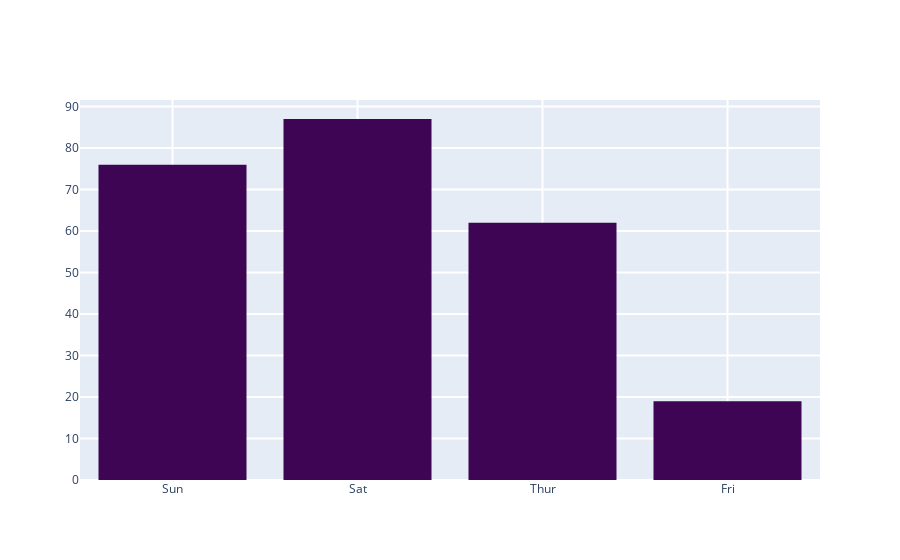

The notebook cell saved with this chart:
### Code cell
df = dataloader.load_tips()
plty.countplot(df, col="day")

### Figure 1 — Plotly figure (JSON) as saved in the notebook; plotly's stock layout.template omitted (floating-point values rounded to 4 significant figures; data arrays with more than 128 entries replaced by an {"elided": "..."} marker saying what was removed)
{"data": [{"histfunc": "count", "marker": {"color": "#3D0553"}, "type": "histogram", "x": {"elided": "244 str values"}}], "layout": {"autosize": true, "xaxis": {"autorange": true, "gridwidth": 2, "range": [-0.5, 3.5], "ticklen": 5, "type": "category", "zeroline": false}, "yaxis": {"autorange": true, "gridwidth": 2, "range": [0, 91.58], "ticklen": 5}}}
